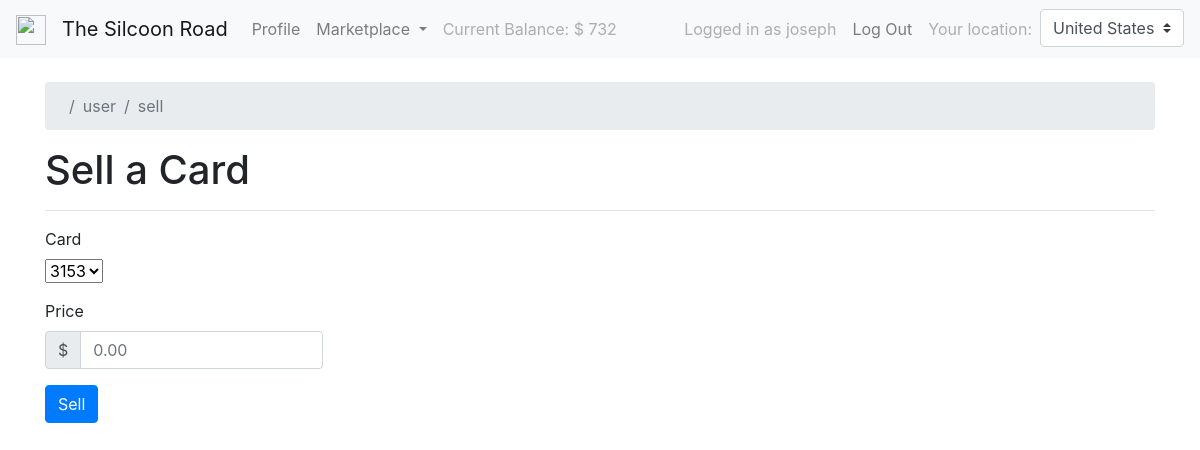
Before: /user/sell (signed in) with the older database file.
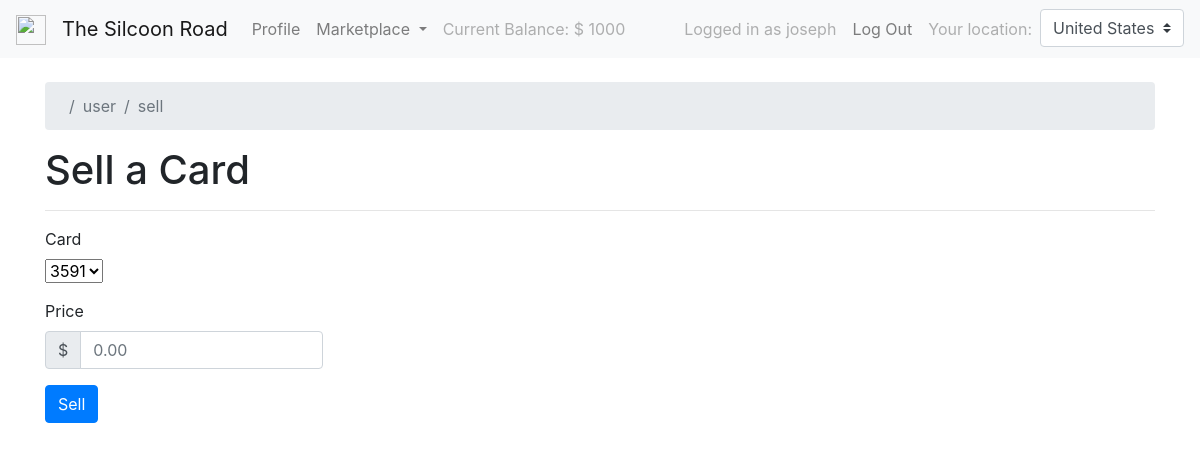
After: the same page with the newer database file.
### app/models.py (models this page shows, shortened)
class User(db.Model, UserMixin):
    id = db.Column(db.Integer, primary_key=True)
    username = db.Column(db.String(80), unique=True, nullable=False)
    password = db.Column(db.String(80), nullable=False)
    balance = db.Column(db.Integer, nullable=False)
    cards = db.relationship('Card', secondary=user_card_association)

class ExchangeRate(db.Model):
    id = db.Column(db.Integer, primary_key=True)
    currency = db.Column(db.String(80), nullable=False)
    rate = db.Column(db.Float, nullable=False)
    timestamp = db.Column(db.Integer, nullable=False)

### app/routes/user.py (the view, shortened to what this page needs)
@user.route('/sell', methods=['GET', 'POST'])
@login_required
def sell():
    if len(current_user.cards) == 0:
        flash('You do not have any cards to sell!', 'danger')
        return redirect(url_for('user.cards'))
    return render_template('sales.html')

### app/__init__.py (called while the page is built)
@login_manager.user_loader
def load_user(user_id):
    return User.query.get(user_id)

@app.before_request
def before_request():
    if 'user_currency' not in session:
        session['user_currency'] = 'USD'

@app.context_processor
def make_global_variables():
    ip = request.remote_addr
    if request.headers.getlist('X-Forwarded-For'):
        ip = request.headers.getlist('X-Forwarded-For')[0]
    current_currency = session['user_currency']
    current_location = list(
        filter(lambda x: x[1] == current_currency, locations))[0]
    updated_locations = locations[:]
    updated_locations.remove(current_location)
    updated_locations = [current_location] + updated_locations
    return dict(ip_location=get_location(ip), locations=updated_locations)

@app.template_filter('change_currency')
def change_currency(text):
    current_currency = session['user_currency']
    symbol = list(filter(lambda x: x[1] == current_currency, locations))[0][2]
    rate = get_exhange_rate(current_currency)
    num = int(text)
    new_num = str(int(100 * (num / rate) // 100))
    return """
    <span class="currency-symbol">%s</span>
    <span class="currency-number">%s</span>
""" % (symbol, new_num)

### app/exchange_rates.py (called while the page is built)
def update_exchange_rate(currency):
    check = ExchangeRate.query.filter_by(currency=currency).first()
    if check is None:
        add_exchange_rate(currency)
    elif check.timestamp < int(time.time()) - 24 * 60 * 60:
        db.session.delete(check)
        db.session.commit()
        add_exchange_rate(curency)

def get_exhange_rate(currency):
    update_exchange_rate(currency)
    req = ExchangeRate.query.filter_by(currency=currency).first()
    print(req.currency, req.rate)
    return req.rate

### app/ip_address.py (called while the page is built, shortened)
def get_location(ip_addr):
    match = IPAddress.query.filter_by(ip_str=str(ip_addr)).first()
    if match is not None:
        return match.location

### app/templates/sales.html (shortened to what this page needs)
{% extends '_base.html' %}
{% block content %}
    <h1>Sell a Card</h1>
    <hr>
    <form method="post" action={{ url_for('user.sell') }}>
        <div class="form-group">
            <label for="card">Card</label><br>
            <select id="card" name="card" class="selectpicker" data-live-search="true" data-style="btn-outline-primary" title="Select a Card" required>
                {% for card in current_user.cards %}
                    <option title={{ card.name }} data-tokens={{ card.name }} data-content="<img src={{ card.image_small }} style='height:50%'>">
                        {{ card.id }}
                    </option>
                {% endfor %}
            </select>
        </div>
        <div class="form-group">
            <label for="price">Price</label>
            <div class="input-group" style="width:25%">
                <div class="input-group-prepend">
                    <span class="input-group-text" id="dollar-sign">$</span>
                </div>
                <input class="form-control" type="number" step=".01" name="price" id="price" placeholder="0.00" required>
            </div>
        </div>
        <button type="submit" class="btn btn-primary">Sell</button>
    </form>
{% endblock %}

### app/templates/_base.html (shortened to what this page needs)
{% from "macros/render_flashes.html" import render_flashes %}
<!DOCTYPE html>
<html lang="en">
<head>
    <link rel="stylesheet" href="https://maxcdn.bootstrapcdn.com/bootstrap/4.0.0/css/bootstrap.min.css">
    <link rel="stylesheet" href="https://cdn.jsdelivr.net/npm/bootstrap-select@1.13.9/dist/css/bootstrap-select.min.css">
</head>
<body>
    <nav class="navbar navbar-expand-lg navbar-light bg-light">
        <a class="navbar-brand" href="#">
            <img src="https://pokestop.io/img/pokemon/silcoon-256x256.png" width="30" height="30" alt="">
        </a>
        <a class="navbar-brand" href="#">The Silcoon Road</a>
        <div class="collapse navbar-collapse" id="navbarSupportedContent">
            <ul class="navbar-nav mr-auto">
                {% if current_user.is_authenticated %}
                <li class="nav-item">
                    <a class="nav-link" href="{{ url_for('user.profile') }}">Profile</a>
                </li>
                <li class="nav-item dropdown">
                    <a class="nav-link dropdown-toggle" href="#" id="navbarDropdown" role="button" data-toggle="dropdown" aria-haspopup="true" aria-expanded="false">
                        Marketplace
                    </a>
                </li>
                <li class="nav-item">
                    <a class="nav-link disabled">Current Balance: {{ current_user.balance|change_currency|safe }}</a>
                </li>
                {% else %}
                <li class="nav-item">
                    <a class="nav-link" href="{{ url_for('index') }}">Welcome</a>
                </li>
                {% endif %}
            </ul>
            <ul class="navbar-nav navbar-right">
                {% if current_user.is_authenticated %}
                <li class="nav-item">
                    <a class="nav-link disabled"> Logged in as {{ current_user.username }} </a>
                </li>
                <li class="nav-item">
                    <a class="nav-link" href="{{ url_for('auth.logout') }}">Log Out</a>
                </li>
                {% endif %}
                <a class="nav-link disabled"> Your location:</a> </li>
                <li class="nav-item">
                    <select class="custom-select" id="currency-select">
                        {% for loc in locations %}
                        <option value="{{ loc[1] }}">{{ loc[0] }}</option>
                        {% endfor %}
                    </select>
                </li>
            </ul>
        </div>
    </nav>
    <div class="container">
        {{ render_flashes() }}
        <nav aria-label="breadcrumb">
            <ol class="breadcrumb">
                {% for block in request.path.split('/') %}
                <li class="breadcrumb-item active" aria-current="page">{{ block }}</li>
                {% endfor %}
            </ol>
        </nav>
        {% block content %}
        {% endblock content %}
    </div>
</body>
</html>

### app/templates/macros/render_flashes.html (shortened to what this page needs)
{% macro render_flashes() %}
    <br>
{% endmacro %}

Changed rows visible on the page:
changed User "joseph": balance|change_currency "$ 732" → "$ 1000"
Other visible differences:
form field card: "3153" → "3591"
